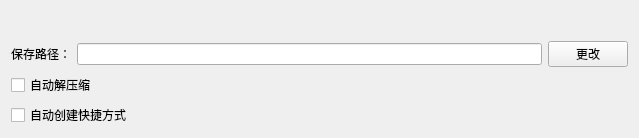
<?xml version="1.0" encoding="UTF-8"?>
<ui version="4.0">
 <class>PageConfigPortable</class>
 <widget class="QWidget" name="PageConfigPortable">
  <property name="geometry">
   <rect>
    <x>0</x>
    <y>0</y>
    <width>639</width>
    <height>138</height>
   </rect>
  </property>
  <property name="windowTitle">
   <string>Form</string>
  </property>
  <layout class="QVBoxLayout" name="verticalLayout_2">
   <item>
    <spacer name="verticalSpacer">
     <property name="orientation">
      <enum>Qt::Orientation::Vertical</enum>
     </property>
     <property name="sizeHint" stdset="0">
      <size>
       <width>20</width>
       <height>27</height>
      </size>
     </property>
    </spacer>
   </item>
   <item>
    <layout class="QVBoxLayout" name="verticalLayout">
     <item>
      <layout class="QHBoxLayout" name="horizontalLayout">
       <item>
        <widget class="QLabel" name="label">
         <property name="text">
          <string>保存路径：</string>
         </property>
        </widget>
       </item>
       <item>
        <widget class="QLineEdit" name="edit_save_path"/>
       </item>
       <item>
        <widget class="QPushButton" name="btn_change_save_path">
         <property name="text">
          <string>更改</string>
         </property>
        </widget>
       </item>
      </layout>
     </item>
     <item>
      <widget class="QCheckBox" name="check_unzip">
       <property name="text">
        <string>自动解压缩</string>
       </property>
      </widget>
     </item>
     <item>
      <widget class="QCheckBox" name="check_shortcut">
       <property name="text">
        <string>自动创建快捷方式</string>
       </property>
      </widget>
     </item>
    </layout>
   </item>
  </layout>
 </widget>
 <resources/>
 <connections/>
</ui>
